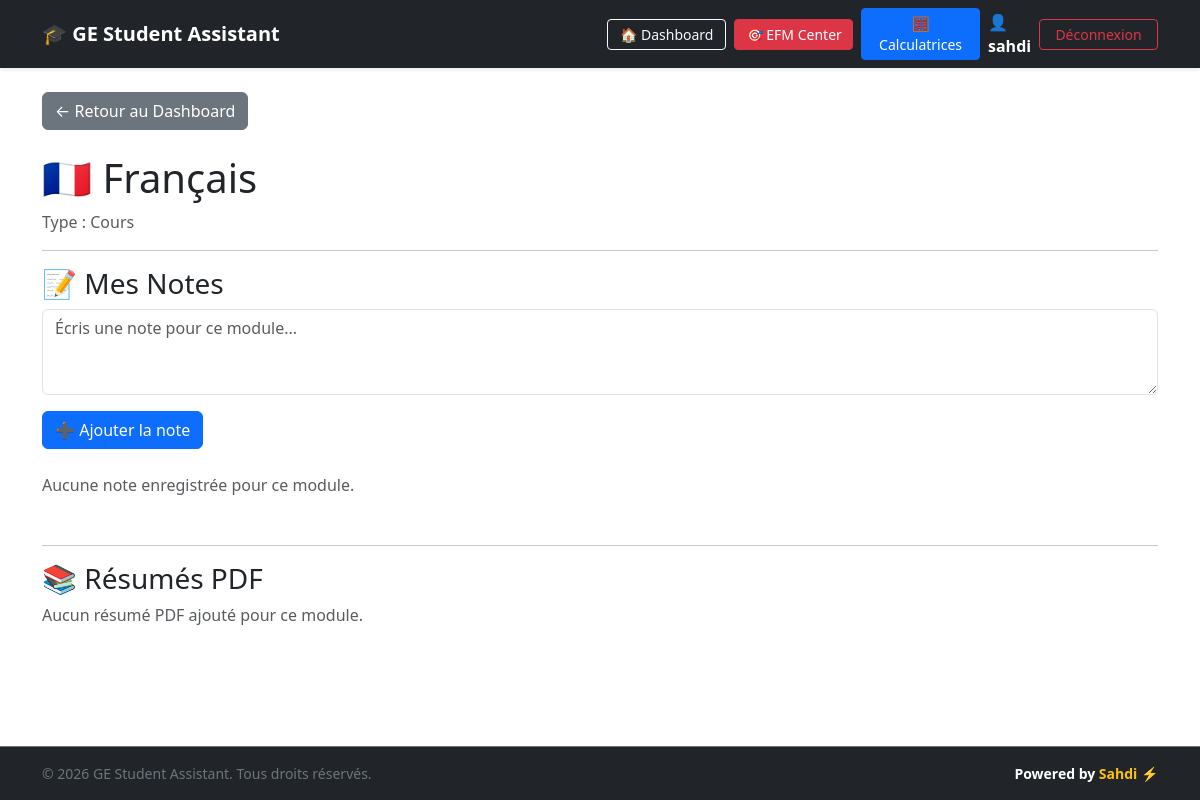
Before: /module/1 (signed in) with the older database file.
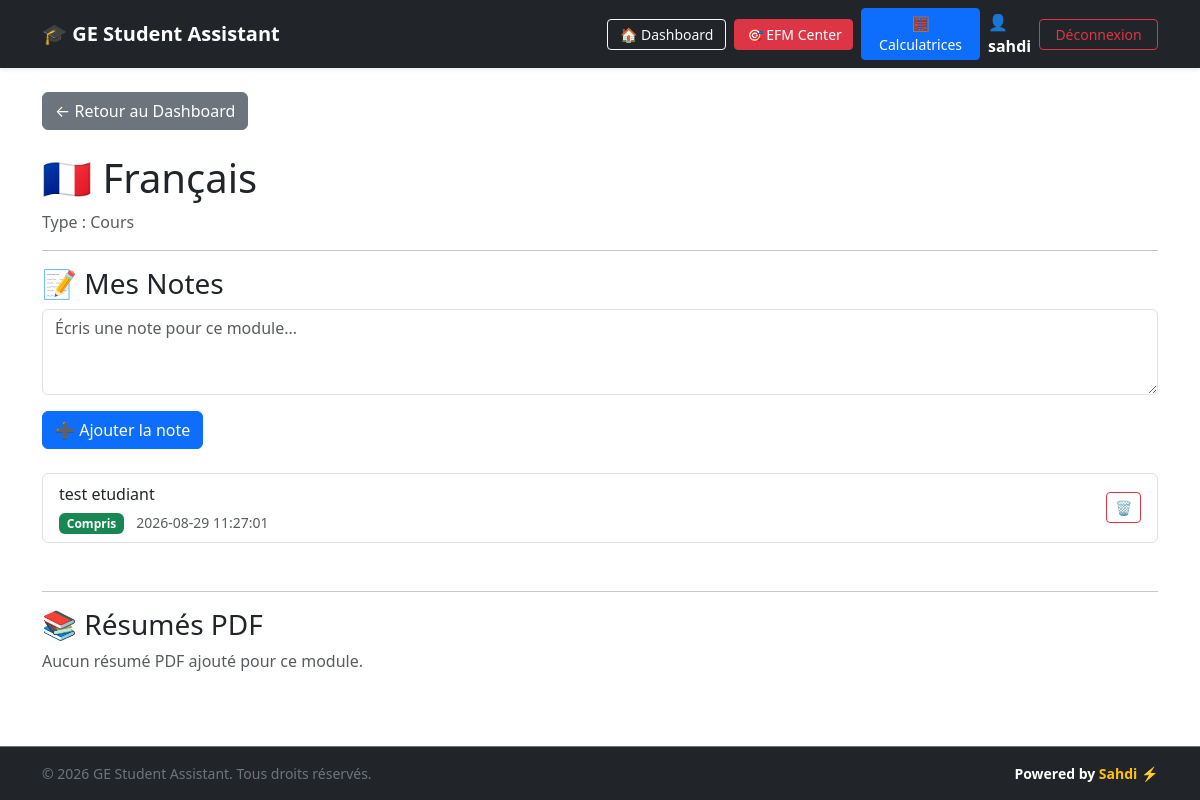
After: the same page with the newer database file.
### tables this page shows
CREATE TABLE notes (
            id INTEGER PRIMARY KEY AUTOINCREMENT,
            module_id INTEGER NOT NULL,
            title TEXT NOT NULL,
            content TEXT NOT NULL,
            created_at TIMESTAMP DEFAULT CURRENT_TIMESTAMP, status TEXT DEFAULT 'Compris', user_id INTEGER DEFAULT 1,
            FOREIGN KEY (module_id) REFERENCES modules(id)
        );

### app.py (the view)
@app.route("/module/<int:id>")
def module_detail(id):
    conn = get_db()
    module = conn.execute(
        "SELECT * FROM modules WHERE id = ?", (id,)
    ).fetchone()
    notes = conn.execute(
        "SELECT * FROM notes WHERE module_id = ? AND user_id = ? ORDER BY created_at DESC",
        (id, g.user["id"]),
    ).fetchall()
    resumes = conn.execute(
        "SELECT * FROM resumes WHERE module_id = ? ORDER BY created_at DESC",
        (id,),
    ).fetchall()
    conn.close()
    if module is None:
        return "Module introuvable", 404
    return render_template(
        "module_detail.html", module=module, notes=notes, resumes=resumes
    )

### app.py (called while the page is built)
def get_db():
    conn = sqlite3.connect("database.db")
    conn.row_factory = sqlite3.Row
    return conn

@app.before_request
def load_logged_in_user():
    user_id = session.get("user_id")
    if user_id is None:
        g.user = None
    else:
        conn = get_db()
        g.user = conn.execute("SELECT * FROM users WHERE id = ?", (user_id,)).fetchone()
        conn.close()

### templates/module_detail.html (shortened to what this page needs)
{% extends "base.html" %}
{% block content %}
<a href="/" class="btn btn-secondary mb-4">← Retour au Dashboard</a>
<h1>{{ module["icon"] }} {{ module["name"] }}</h1>
<p class="text-muted">Type : {{ module["type"] }}</p>
<hr>
<h3>📝 Mes Notes</h3>
<form method="POST" action="/module/{{ module['id'] }}/add-note" class="mb-4">
    <div class="mb-3">
        <textarea name="content" class="form-control" rows="3" placeholder="Écris une note pour ce module..." required></textarea>
    </div>
    <button type="submit" class="btn btn-primary">➕ Ajouter la note</button>
</form>
{% if notes %}
<div class="list-group mb-5">
    {% for note in notes %}
    <div class="list-group-item d-flex justify-content-between align-items-center">
        <div>
            <p class="mb-1">{{ note["content"] }}</p>
            {% if note["status"] == "Important" %}
            <span class="badge bg-danger">Important</span>
            {% elif note["status"] == "A réviser" %}
            <span class="badge bg-warning text-dark">A réviser</span>
            {% else %}
            <span class="badge bg-success">Compris</span>
            {% endif %}
            <small class="text-muted ms-2">{{ note["created_at"] }}</small>
        </div>
        <form method="POST" action="/note/delete/{{ note['id'] }}" onsubmit="return confirm('Supprimer cette note ?');">
            <button type="submit" class="btn btn-outline-danger btn-sm">🗑️</button>
        </form>
    </div>
    {% endfor %}
</div>
{% else %}
<p class="text-muted mb-5">Aucune note enregistrée pour ce module.</p>
{% endif %}
<hr>
<h3>📚 Résumés PDF</h3>
{% if resumes %}
<div class="row">
    {% for resume in resumes %}
    <div class="col-md-6 mb-3">
        <div class="card shadow-sm">
            <div class="card-body d-flex justify-content-between align-items-center">
                <div>
                    <h5 class="card-title mb-1">📄 {{ resume["title"] }}</h5>
                    <small class="text-muted">{{ resume["created_at"] }}</small>
                </div>
                <div>
                    <a href="/uploads/{{ resume['filename'] }}" target="_blank" class="btn btn-outline-primary btn-sm me-1">👁️</a>
                    {% if g.user and g.user['role'] == 'admin' %}
                    <form method="POST" action="/resume/delete/{{ resume['id'] }}" class="d-inline" onsubmit="return confirm('Supprimer ce PDF ?');">
                        <button type="submit" class="btn btn-outline-danger btn-sm">🗑️</button>
                    </form>
                    {% endif %}
                </div>
            </div>
        </div>
    </div>
    {% endfor %}
</div>
{% else %}
<p class="text-muted">Aucun résumé PDF ajouté pour ce module.</p>
{% endif %}
{% endblock %}

Changed rows visible on the page:
added notes: content "test etudiant", status "Compris", created_at "2026-08-29 11:27:01"
Other visible differences:
text no longer shown: "Aucune note enregistrée pour ce module."
